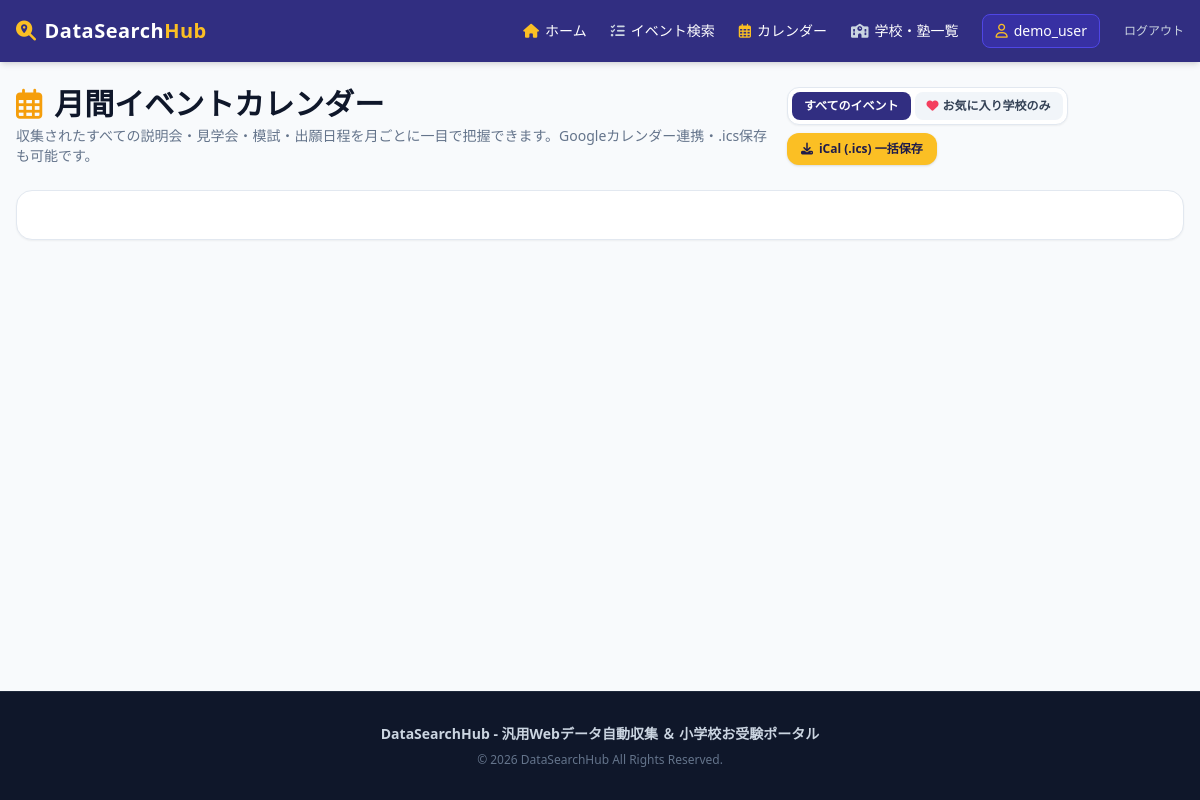
/calendar (signed in), run on an earlier commit of the app's database.
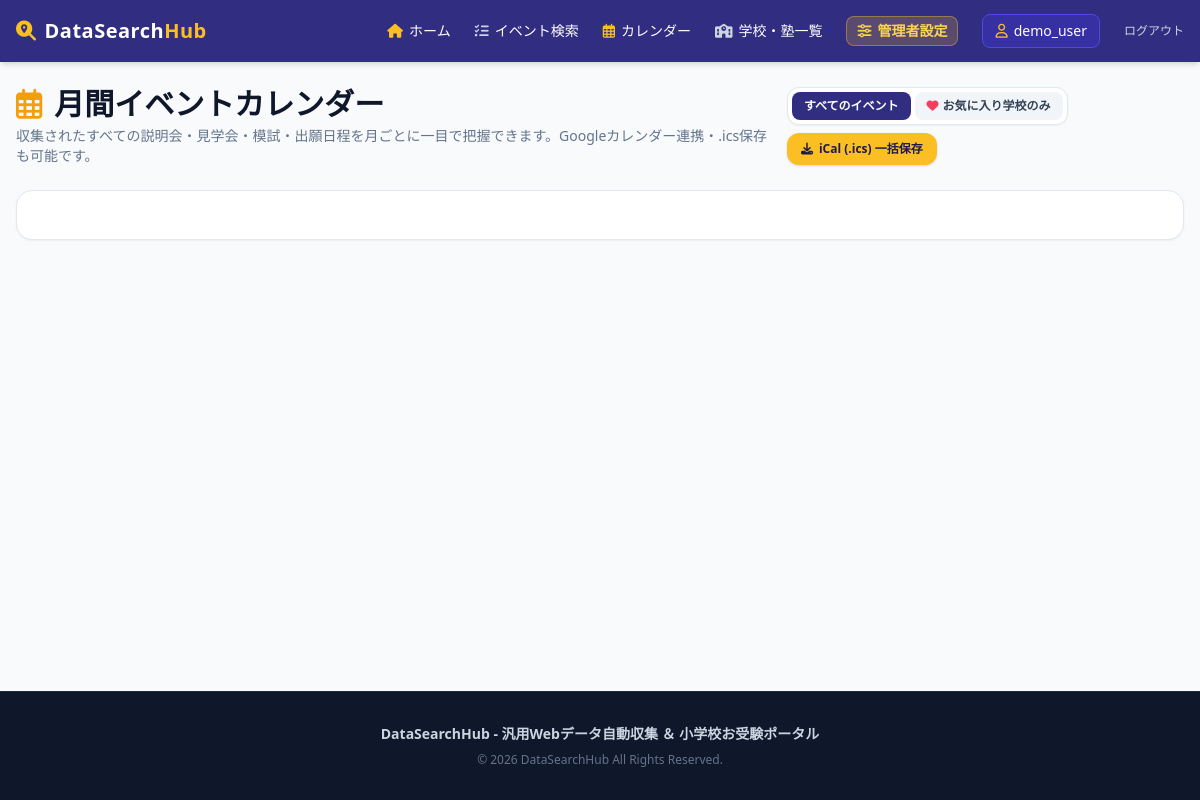
And on a later commit of the database.
### app/main.py (the view)
@app.get("/calendar", response_class=HTMLResponse)
async def calendar_page(
    request: Request,
    favorite_only: bool = Query(False),
    db: Session = Depends(get_db)
):
    user = get_current_user_optional(request, db)
    sources = db.query(Source).all()
    return templates.TemplateResponse(
        request=request,
        name="calendar.html",
        context={
            "user": user,
            "sources": sources,
            "favorite_only": favorite_only
        }
    )

### app/templates/calendar.html (shortened to what this page needs)
{% extends "base.html" %}
{% block content %}
<div class="mb-6 flex flex-col md:flex-row justify-between items-start md:items-center gap-4">
    <div>
        <h1 class="text-2xl md:text-3xl font-extrabold text-slate-900 flex items-center">
            <i class="fa-regular fa-calendar-days text-amber-500 mr-3"></i>月間イベントカレンダー
        </h1>
        <p class="text-slate-500 text-xs md:text-sm mt-1">収集されたすべての説明会・見学会・模試・出願日程を月ごとに一目で把握できます。Googleカレンダー連携・.ics保存も可能です。</p>
    </div>
    <div class="flex flex-wrap items-center gap-2">
        <div class="flex items-center space-x-1 bg-white p-1 rounded-xl border border-slate-200 shadow-sm text-xs font-bold">
            <button id="filter-all-btn" onclick="switchCalendarFilter(false)" class="px-3 py-1.5 rounded-lg transition {% if not favorite_only %}bg-indigo-900 text-white{% else %}bg-slate-100 text-slate-700 hover:bg-slate-200{% endif %}">
                すべてのイベント
            </button>
            {% if user %}
            <button id="filter-fav-btn" onclick="switchCalendarFilter(true)" class="px-3 py-1.5 rounded-lg transition {% if favorite_only %}bg-indigo-900 text-white{% else %}bg-slate-100 text-slate-700 hover:bg-slate-200{% endif %}">
                <i class="fa-solid fa-heart text-rose-500 mr-1"></i>お気に入り学校のみ
            </button>
            {% endif %}
        </div>
        <a href="/api/user-calendar-feed.ics" class="bg-amber-400 hover:bg-amber-300 text-indigo-950 font-extrabold text-xs px-3.5 py-2 rounded-xl shadow transition flex items-center">
            <i class="fa-solid fa-download mr-1.5"></i> iCal (.ics) 一括保存
        </a>
    </div>
</div>
<div class="bg-white p-4 md:p-6 rounded-2xl shadow-sm border border-slate-200">
</div>
{% endblock %}

### app/templates/base.html (shortened to what this page needs)
<!DOCTYPE html>
<html lang="ja">
<head>
    <script src="https://cdn.tailwindcss.com"></script>
    <link rel="stylesheet" href="https://cdnjs.cloudflare.com/ajax/libs/font-awesome/6.4.0/css/all.min.css">
</head>
<body class="bg-slate-50 font-sans min-h-screen flex flex-col text-slate-800">
    <header class="bg-indigo-900 text-white shadow-md sticky top-0 z-40">
        <div class="max-w-7xl mx-auto px-4 py-3.5 flex flex-wrap justify-between items-center">
            <a href="/" class="flex items-center space-x-2 text-xl font-bold tracking-wide">
                <i class="fa-solid fa-magnifying-glass-location text-amber-400"></i>
                <span>DataSearch<span class="text-amber-400">Hub</span></span>
            </a>
            <nav class="flex items-center space-x-4 md:space-x-6 text-sm font-medium mt-2 sm:mt-0">
                <a href="/" class="hover:text-amber-300 transition flex items-center">
                    <i class="fa-solid fa-house mr-1.5 text-amber-400"></i>ホーム
                </a>
                <a href="/events" class="hover:text-amber-300 transition flex items-center">
                    <i class="fa-solid fa-list-check mr-1.5 text-slate-300"></i>イベント検索
                </a>
                <a href="/calendar" class="hover:text-amber-300 transition flex items-center">
                    <i class="fa-regular fa-calendar-days mr-1.5 text-amber-400"></i>カレンダー
                </a>
                <a href="/schools" class="hover:text-amber-300 transition hidden sm:inline-flex items-center">
                    <i class="fa-solid fa-school mr-1.5 text-slate-300"></i>学校・塾一覧
                </a>
                {% if user and user.is_admin %}
                <a href="/admin" class="hover:text-amber-300 transition hidden md:inline-flex items-center text-amber-300 font-bold bg-amber-400/20 px-2.5 py-1 rounded-lg border border-amber-400/40">
                    <i class="fa-solid fa-sliders mr-1.5"></i>管理者設定
                </a>
                {% endif %}
                {% if user %}
                    <a href="/dashboard" class="bg-indigo-800 hover:bg-indigo-700 px-3 py-1.5 rounded-lg border border-indigo-600 transition flex items-center">
                        <i class="fa-regular fa-user mr-1.5 text-amber-400"></i> {{ user.username }}
                    </a>
                    <a href="/logout" class="text-xs text-slate-300 hover:text-red-300">ログアウト</a>
                {% else %}
                    <a href="/login" class="hover:text-amber-300 transition">ログイン</a>
                    <a href="/register" class="bg-amber-400 hover:bg-amber-300 text-indigo-950 px-3 py-1.5 rounded-lg font-bold text-xs transition">無料会員登録</a>
                {% endif %}
            </nav>
        </div>
    </header>
    <main class="flex-grow max-w-7xl w-full mx-auto px-4 py-6">
        {% block content %}{% endblock %}
    </main>
    <footer class="bg-slate-900 text-slate-400 py-8 mt-16 border-t border-slate-800">
        <div class="max-w-7xl mx-auto px-4 text-center text-sm space-y-2">
            <p class="font-bold text-slate-300">DataSearchHub - 汎用Webデータ自動収集 ＆ 小学校お受験ポータル</p>
            <p class="text-xs text-slate-500">&copy; 2026 DataSearchHub All Rights Reserved.</p>
        </div>
    </footer>
</body>
</html>

What changed in the data, as far as the page shows it:
changed User "demo_user": is_admin False → True (drawn)
Also different on the page:
text now shown: "管理者設定"
